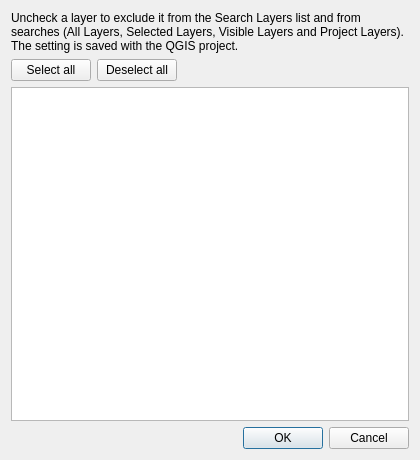
<?xml version="1.0" encoding="UTF-8"?>
<ui version="4.0">
 <class>LayerOptionsDialog</class>
 <widget class="QDialog" name="LayerOptionsDialog">
  <property name="geometry">
   <rect>
    <x>0</x>
    <y>0</y>
    <width>420</width>
    <height>460</height>
   </rect>
  </property>
  <property name="windowTitle">
   <string>Searchable Layers</string>
  </property>
  <layout class="QVBoxLayout" name="verticalLayout">
   <item>
    <widget class="QLabel" name="descriptionLabel">
     <property name="wordWrap">
      <bool>true</bool>
     </property>
     <property name="text">
      <string>Uncheck a layer to exclude it from the Search Layers list and from searches (All Layers, Selected Layers, Visible Layers and Project Layers). The setting is saved with the QGIS project.</string>
     </property>
    </widget>
   </item>
   <item>
    <layout class="QHBoxLayout" name="horizontalLayout">
     <item>
      <widget class="QPushButton" name="selectAllButton">
       <property name="text">
        <string>Select all</string>
       </property>
      </widget>
     </item>
     <item>
      <widget class="QPushButton" name="deselectAllButton">
       <property name="text">
        <string>Deselect all</string>
       </property>
      </widget>
     </item>
     <item>
      <spacer name="horizontalSpacer">
       <property name="orientation">
        <enum>Qt::Horizontal</enum>
       </property>
       <property name="sizeHint" stdset="0">
        <size>
         <width>40</width>
         <height>20</height>
        </size>
       </property>
      </spacer>
     </item>
    </layout>
   </item>
   <item>
    <widget class="QListWidget" name="layerListWidget">
     <property name="alternatingRowColors">
      <bool>true</bool>
     </property>
    </widget>
   </item>
   <item>
    <widget class="QDialogButtonBox" name="buttonBox">
     <property name="orientation">
      <enum>Qt::Horizontal</enum>
     </property>
     <property name="standardButtons">
      <set>QDialogButtonBox::Cancel|QDialogButtonBox::Ok</set>
     </property>
    </widget>
   </item>
  </layout>
 </widget>
 <resources/>
 <connections/>
</ui>
